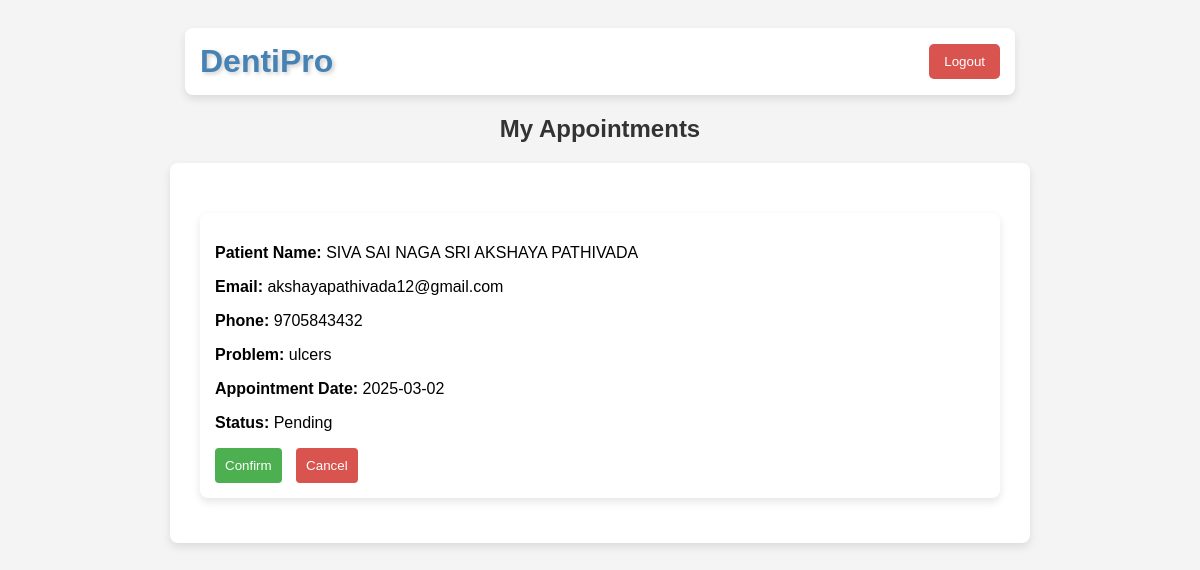
Page /view_patients (signed in) on the committed database.
### src/app.py (models this page shows, shortened)
class Appointment(db.Model):
    id = db.Column(db.Integer, primary_key=True)
    patient_id = db.Column(db.Integer, db.ForeignKey('patient.id'), nullable=False)
    doctor_id = db.Column(db.Integer, nullable=False)
    doctor_name=db.Column(db.String(100), nullable=False)
    patient_name = db.Column(db.String(100), nullable=False)
    patient_email = db.Column(db.String(100), nullable=False)
    patient_phone = db.Column(db.String(15), nullable=False)
    date = db.Column(db.String(50), nullable=False)
    problem_description = db.Column(db.Text, nullable=False)
    status = db.Column(db.String(20), default="Pending")  # Appointment Status

### src/app.py (the view)
@app.route("/view_patients", methods=["GET"])
@login_required
def view_patients():
    if not isinstance(current_user, Doctor):
        flash("Unauthorized access.", "danger")
        return redirect(url_for("doctor_home"))  # Redirect to doctor's dashboard
    doctor_id = current_user.id  # Use Flask-Login's current_user
    appointments = Appointment.query.filter_by(doctor_id=doctor_id, status="Pending").all()
    return render_template("view_patients.html", appointments=appointments)

### src/app.py (called while the page is built)
@login_manager.user_loader
def load_user(user_id):
    doctor = db.session.get(Doctor, int(user_id))
    if doctor:
        return doctor
    return db.session.get(Patient, int(user_id))

### templates/View_patients.html (shortened to what this page needs)
<!DOCTYPE html>
<html lang="en">
<head>
</head>
<body>
    <div class="header">
        <h1>DentiPro</h1>
        <button class="logout-btn" onclick="location.href='{{ url_for('logout') }}'">Logout</button>
    </div>
    <h2>My Appointments</h2>
    <div class="container">
        <div class="appointment-list">
            {% for appointment in appointments %}
                <div class="appointment-card">
                    <p><strong>Patient Name:</strong> {{ appointment.patient_name }}</p>
                    <p><strong>Email:</strong> {{ appointment.patient_email }}</p>
                    <p><strong>Phone:</strong> {{ appointment.patient_phone }}</p>
                    <p><strong>Problem:</strong> {{ appointment.problem_description }}</p>
                    <p><strong>Appointment Date:</strong> {{ appointment.date }}</p>
                    <p><strong>Status:</strong> {{ appointment.status }}</p>
                    {% if appointment.status == "Pending" %}
                        <button class="status-btn confirm-btn" onclick="updateStatus('{{ appointment.id }}', 'confirm')">Confirm</button>
                        <button class="status-btn cancel-btn" onclick="updateStatus('{{ appointment.id }}', 'cancel')">Cancel</button>
                    {% else %}
                        <p><strong>Final Status:</strong> {{ appointment.status }}</p>
                    {% endif %}
                </div>
            {% endfor %}
        </div>
    </div>
</body>
</html>

### templates/View_patients.html (style rules this page uses)
body { font-family: Arial, sans-serif; background-color: #f4f4f4; padding: 20px; }
.header { display: flex; justify-content: space-between; align-items: center; max-width: 800px; margin: 0 auto 20px; background-color: white; padding: 15px; border-radius: 8px; box-shadow: 0 4px 8px rgba(0, 0, 0, 0.1); }
.header h1 { margin: 0; color: #4682B4; text-shadow: 2px 2px 4px rgba(0, 0, 0, 0.2); }
.logout-btn { background-color: #d9534f; color: white; border: none; padding: 10px 15px; border-radius: 5px; cursor: pointer; transition: background-color 0.3s ease; }
.container { max-width: 800px; margin: 0 auto; background-color: white; padding: 30px; border-radius: 8px; box-shadow: 0 4px 8px rgba(0, 0, 0, 0.1); }
h2 { text-align: center; color: #333; }
.appointment-list { margin-top: 20px; }
.appointment-card { background-color: #fff; padding: 15px; border-radius: 8px; box-shadow: 0 4px 8px rgba(0, 0, 0, 0.1); margin-bottom: 15px; }
.status-btn { padding: 10px; border: none; border-radius: 4px; cursor: pointer; margin-right: 10px; }
.confirm-btn { background-color: #4CAF50; color: white; }
.cancel-btn { background-color: #d9534f; color: white; }

### rows in the picture
Appointment: patient_name "SIVA SAI NAGA SRI AKSHAYA PATHIVADA", patient_email "akshayapathivada12@gmail.com", patient_phone "9705843432", problem_description "ulcers", date "2025-03-02", status "Pending"
